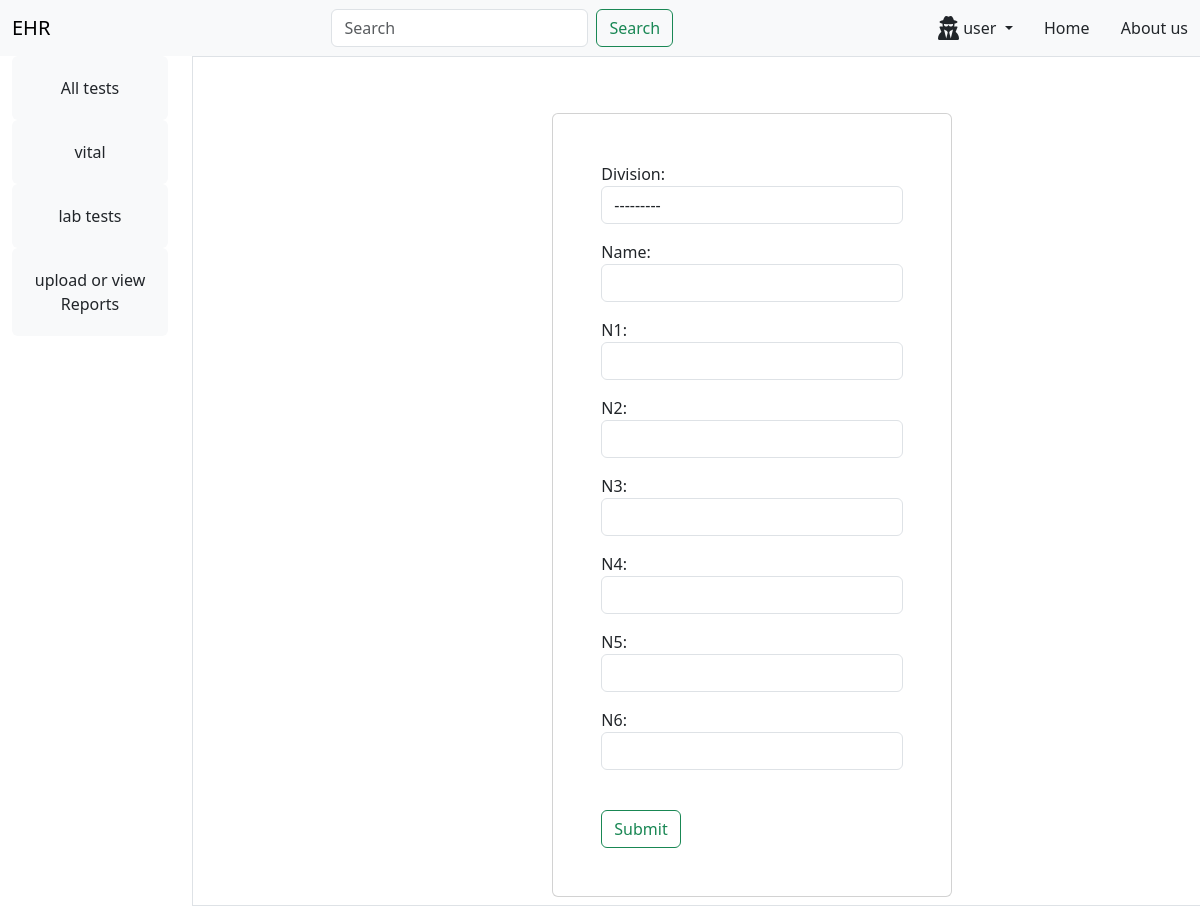
The app's page /create/, older data.
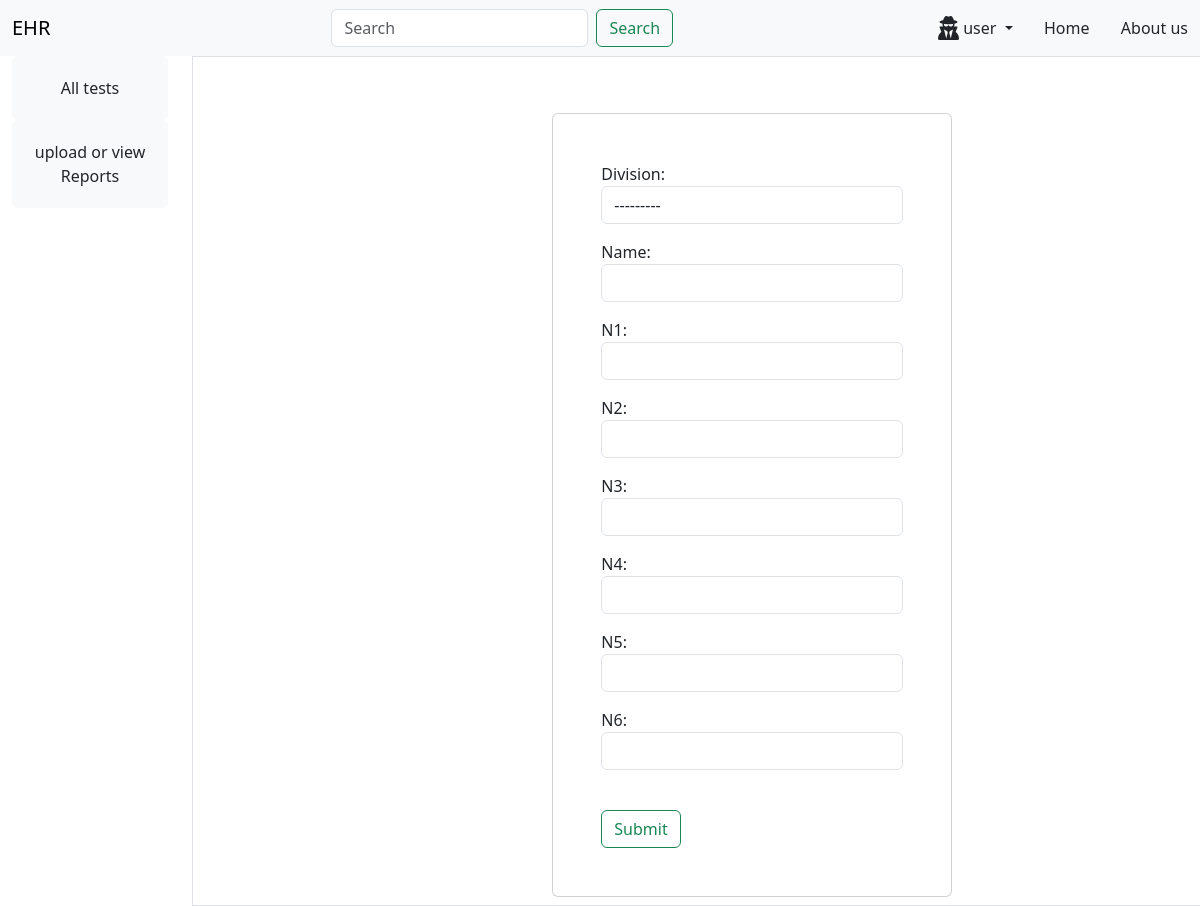
The same page, newer data.
### ehr/models.py (models this page shows)
class MainDivisions(models.Model):
    name = models.CharField( max_length=50,null=True)
    def __str__(self) -> str:
        return self.name

### ehr/views.py (the view, shortened to what this page needs)
# urls.py: path('create/',views.create,name="create"),
def create(request):
    division = MainDivisions.objects.all()
    test = Testcategories.objects.all()
    form = TestcategoriesForm()
    context = {'form':form,'test':test,'division':division}
    return render(request,'ehr/create.html',context)

### ehr/forms.py
class TestcategoriesForm(ModelForm):
    class Meta:
        model = Testcategories
        fields = '__all__'
    def __init__(self, *args, **kwargs):
        super(TestcategoriesForm, self).__init__(*args, **kwargs)
        for field in self.fields.values():
            if field=='category':
                field.widget.attrs.update({
                'class': 'form-select'
            })
            field.widget.attrs.update({
                'class': 'form-control'
            })

### ehr/templates/ehr/create.html (shortened to what this page needs)
{%extends 'ehr/home.html' %}
{%block content%}
<div class="container-fluid mt-5">
  <div class="row min-vh-100 justify-content-center align-items-center">
    <div class="col-12 col-md-6 col-lg-4">
      <div class="card mx-auto" style="width: 25rem;">
        <div class="card-body p-5">
          <form method="POST" action="">
            {{form.as_p}}
            <br />
            <button type="submit" class="btn btn-outline-success">
              Submit
            </button>
          </form>
        </div>
      </div>
    </div>
  </div>
</div>
{%endblock%}

### ehr/templates/ehr/leftview.html
<div class="col-3 col-md-2 mt-5">
  <div class="col">
    <div class="rounded p-1 bg-light text-center">
      <a href="{%url 'home' %}" class="nav-link p-3"
        >All tests</a
      >
    </div>
  </div>
  {%for category in division%}
  <div class="col text-center">
    <div class="rounded p-1 bg-light">
      <a href="{% url 'home'%}?q={{category}}" class="nav-link p-3"
        >{{category}}</a
      >
    </div>
  </div>
  {%endfor%}
  <div class="col">
    <div class="rounded p-1 bg-light text-center">
      <a href="{%url 'reportsection' %}" class="nav-link p-3"
        >upload or view Reports</a
      >
    </div>
  </div>
</div>

Row changes from the older to the newer data that the page shows:
removed MainDivisions: name "vital"
removed MainDivisions: name "lab tests"
